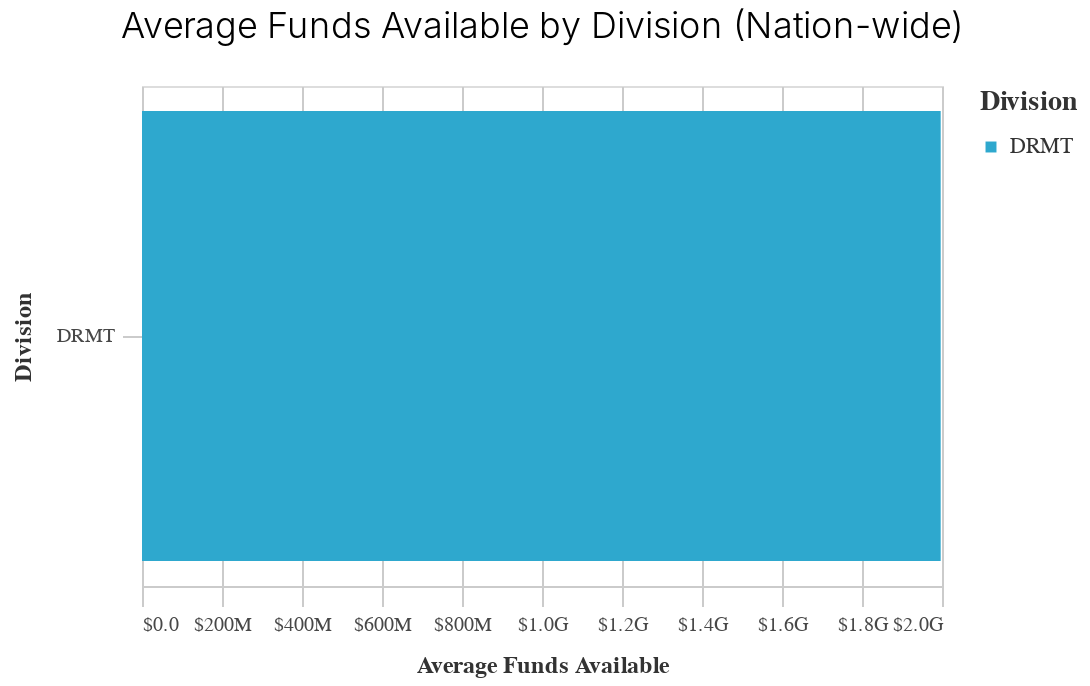

Source (notebook cell):
### Code cell
chart = (
    alt.Chart(
        (
            df
             >>filter(_.availibility=='nationwide')
            >> group_by(_.ct_division)
            >> summarize(avg_funds=(_.funding_amount_available.mean()))
        )
    )
    .mark_bar()
    .encode(
        x=alt.X(
            "avg_funds", axis=alt.Axis(format="$.2s"), title="Average Funds Available"
        ),
        y=alt.Y("ct_division", title="Division"),
        color=alt.Color(
            "ct_division",
            title="Division",
            scale=alt.Scale(range=altair_utils.CALITP_CATEGORY_BRIGHT_COLORS),
        ),
    )
    .properties(title="Average Funds Available by Division (Nation-wide)")
)
styleguide.preset_chart_config(chart)

### Figure 1 — Vega-Lite specification as saved in the notebook (floating-point values rounded to 4 significant figures)
{"config": {"view": {"continuousWidth": 400, "continuousHeight": 300}, "axis": {"domainColor": "#cbcbcb", "grid": true, "gridColor": "#cbcbcb", "gridWidth": 1, "labelColor": "#474747", "labelFont": "Nunito Sans", "labelFontSize": 10, "labelPadding": 4, "tickColor": "#cbcbcb", "tickSize": 10, "titleColor": "#333", "titleFont": "Raleway", "titleFontSize": 12, "titlePadding": 10}, "axisBand": {"grid": false}, "background": "white", "font": "Raleway", "header": {"labelFont": "Nunito Sans", "titleFont": "Raleway"}, "legend": {"labelColor": "#333", "labelFont": "Nunito Sans", "labelFontSize": 11, "labelLimit": 0, "padding": 1, "symbolSize": 30, "symbolType": "square", "titleColor": "#333", "titleFont": "Raleway", "titleFontSize": 14, "titlePadding": 10}, "title": {"anchor": "middle", "font": "Raleway", "fontSize": 18, "fontWeight": 300, "offset": 20}}, "data": {"name": "data-0d96d03e006b66c6e91e47b32c17b0b5"}, "mark": "bar", "encoding": {"color": {"field": "ct_division", "scale": {"range": ["#2EA8CE", "#EB9F3C", "#F4D837", "#51BF9D", "#8CBCCB", "#9487C0"]}, "title": "Division", "type": "nominal"}, "x": {"axis": {"format": "$.2s"}, "field": "avg_funds", "title": "Average Funds Available", "type": "quantitative"}, "y": {"field": "ct_division", "title": "Division", "type": "nominal"}}, "height": 250, "title": "Average Funds Available by Division (Nation-wide)", "width": 400, "$schema": "https://vega.github.io/schema/vega-lite/v4.17.0.json", "datasets": {"data-0d96d03e006b66c6e91e47b32c17b0b5": [{"ct_division": "DRMT", "avg_funds": 1997000000.0}]}}
